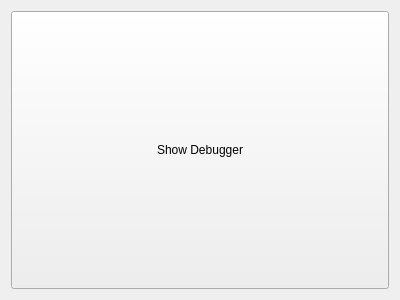
<?xml version="1.0" encoding="UTF-8"?>
<ui version="4.0">
 <class>DebuggerButton</class>
 <widget class="QWidget" name="DebuggerButton">
  <property name="geometry">
   <rect>
    <x>0</x>
    <y>0</y>
    <width>400</width>
    <height>300</height>
   </rect>
  </property>
  <property name="sizePolicy">
   <sizepolicy hsizetype="Minimum" vsizetype="Minimum">
    <horstretch>0</horstretch>
    <verstretch>0</verstretch>
   </sizepolicy>
  </property>
  <property name="windowTitle">
   <string>Form</string>
  </property>
  <layout class="QGridLayout" name="gridLayout">
   <item row="0" column="0">
    <widget class="QPushButton" name="pushButtonShowDebugger">
     <property name="sizePolicy">
      <sizepolicy hsizetype="Minimum" vsizetype="Minimum">
       <horstretch>0</horstretch>
       <verstretch>0</verstretch>
      </sizepolicy>
     </property>
     <property name="text">
      <string>Show Debugger</string>
     </property>
     <property name="checkable">
      <bool>true</bool>
     </property>
    </widget>
   </item>
  </layout>
 </widget>
 <resources/>
 <connections/>
</ui>
